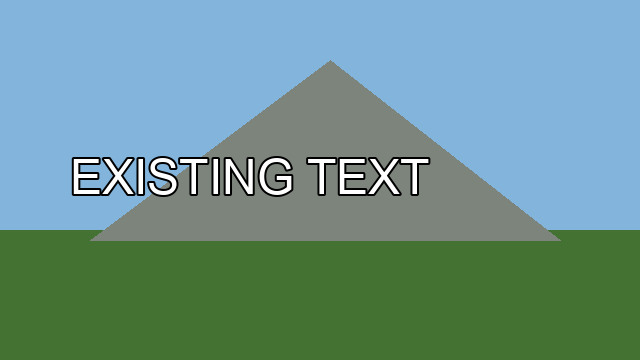
#> input picture artifacts/visual-admission-evidence/glm-text.png, 640 x 360 px
$ python -i replicate.py   (imports and definitions only)
#> lines starting #> are read from the running program, lines starting #| are printed output that depends on the picture
"""Replicate API provider — video models plus FLUX.2 still generation."""

import asyncio
import re
import time
import uuid

import httpx

from .base import API_KEYS
from services.generation_recovery import input_hash

REPLICATE_API = "https://api.replicate.com/v1"


# [139 lines left out: functions _build_hailuo_input, _build_wan_t2v_input, _build_wan_i2v_input, _build_pvideo_input, _build_wan_i2v_fast_input, not called in this run]


FLUX_SAFETY_TOLERANCE_RANGE = (1, 5)  # 1 strictest, 5 most permissive


# [42 lines left out: functions _flux_safety_tolerance, _build_flux_2_pro_input, not called in this run]


def _build_h3_highspeed_input(prompt: str, params: dict) -> dict:
    return {"prompt": prompt, "ratio": "9:16", "duration": 8}


_INPUT_BUILDERS = {
    "minimax/h3-highspeed": _build_h3_highspeed_input,
    "minimax/hailuo-2.3": _build_hailuo_input,
    "wan-video/wan-2.2-t2v-fast": _build_wan_t2v_input,
    "wan-video/wan-2.2-i2v-a14b": _build_wan_i2v_input,
    "wan-video/wan-2.2-i2v-fast": _build_wan_i2v_fast_input,
    "black-forest-labs/flux-2-pro": _build_flux_2_pro_input,
    "prunaai/p-video": _build_pvideo_input,
}


# ---------------------------------------------------------------------------
# Transient-failure handling for video generation.
#
# * submission: at most four create attempts on ConnectError/ConnectTimeout
#   or HTTP 429/500/503, honouring a capped ``retry_after`` for 429. A 500/503
#   response does not prove that creation failed: retrying sends another POST
#   and can create a second paid prediction. Submission 502/504 and ambiguous
#   read/write failures are not retried.
# * polling: transport errors, 429, 5xx and unparseable replies are retried on
#   the SAME prediction, bounded by the deadline and consecutive-fault limit.
# * a failed prediction with "(code: PA)" is resubmitted once.
#
# Other submission statuses, including insufficient credit (402), and other
# failed/canceled predictions are terminal. Deadline or persistent poll loss
# triggers best-effort cancellation. Model, input and recipe-pinned provider
# remain identical across these attempts.
# ---------------------------------------------------------------------------
START_ATTEMPTS = 4
START_RETRY_STATUSES = frozenset({429, 500, 503})
START_BACKOFF_SECONDS = (2.0, 5.0, 10.0)
RETRY_AFTER_CAP_SECONDS = 30.0
POLL_INTERVAL_SECONDS = 5.0
POLL_TRANSIENT_LIMIT = 12
PREDICTION_DEADLINE_SECONDS = 600.0
INTERRUPTED_RESUBMITS = 1
_INTERRUPTED_MARKER = "(code: PA)"


# [2 lines not run here, left out]


def _now() -> float:
    return time.monotonic()


# [14 lines left out: function _retry_after_seconds, not called in this run]


# [226 lines not run here, left out]


# [47 lines left out: function _generate_text_mask, not called in this run]


_LAMA_VERSION = "40e67426e1bf78199d78b36580389fbbdcb4c9cdc2bc2b489e99d713f167b3c5"


# [118 lines not run here, left out]

>>> import cv2
>>> picture = cv2.imread('../artifacts/visual-admission-evidence/glm-text.png', cv2.IMREAD_GRAYSCALE)
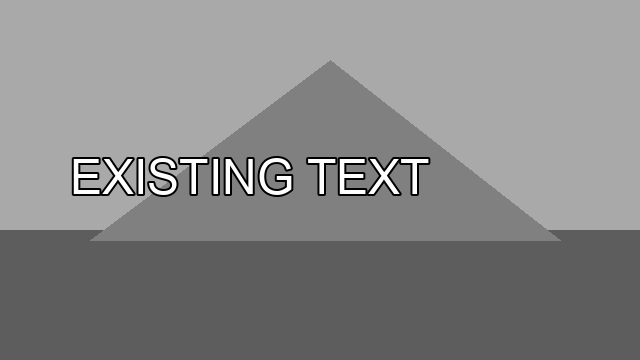
#> picture: shape (360, 640); min 0, max 255, mean 135.1
#> (the run stopped early here; a loop or call above may not have finished)
